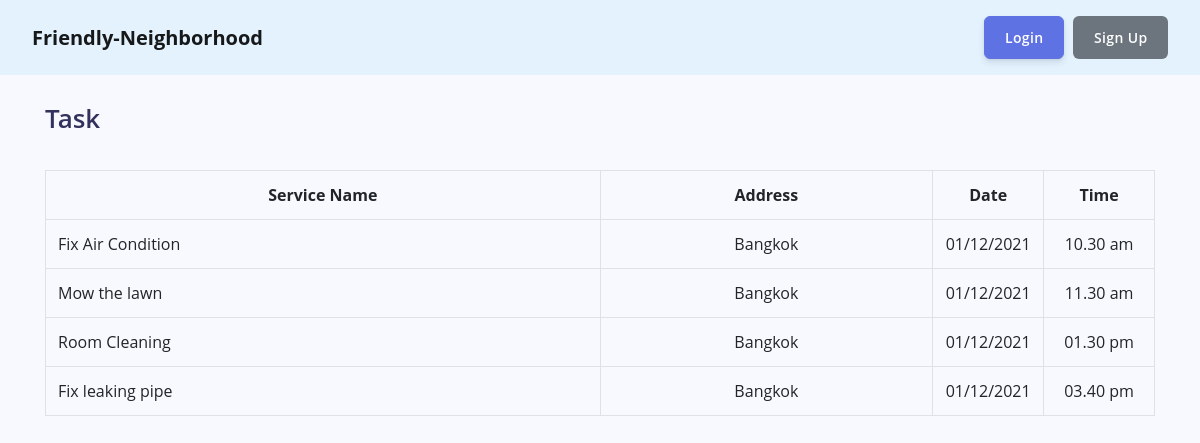
Page /staff.php on the committed database.
### tables this page shows
CREATE TABLE `staff` (
  `StaffID` int(11) NOT NULL,
  `UserID` int(11) NOT NULL
);

CREATE TABLE `service` (
  `ServiceID` int(11) NOT NULL,
  `picture` varchar(11) NOT NULL,
  `ServiceName` varchar(20) NOT NULL,
  `Description` varchar(100) NOT NULL,
  `Price` int(11) NOT NULL
);

CREATE TABLE `user` (
  `UserID` int(11) NOT NULL,
  `Email` varchar(50) NOT NULL,
  `Password` varchar(255) NOT NULL,
  `UserType` varchar(10) NOT NULL,
  `FirstName` varchar(50) NOT NULL,
  `LastName` varchar(50) NOT NULL,
  `Gender` varchar(10) NOT NULL,
  `Address` varchar(250) NOT NULL,
  `PhoneNo` varchar(15) NOT NULL
);

CREATE TABLE `booking` (
  `BookingID` int(11) NOT NULL,
  `UserID` int(11) NOT NULL,
  `ServiceID` int(11) NOT NULL,
  `PaymentID` int(11) NOT NULL,
  `Date` date DEFAULT NULL,
  `Time` time DEFAULT NULL
);

### staff.php (the view, shortened to what this page needs)
<?php session_start(); require_once('connect.php');?>
<!DOCTYPE html>
<html lang="en">
<?php
    $uid = $_SESSION['uid'];
    $q = "SELECT FirstName, LastName FROM user WHERE UserID = '$uid'";
    $row = mysqli_fetch_row($mysqli->query($q));
?>
<head>
    <link href="vendor/bootstrap/css/bootstrap.min.css" rel="stylesheet">
    <link href="vendor/fontawesome-free/css/all.min.css" rel="stylesheet">
    <link href="vendor/simple-line-icons/css/simple-line-icons.css" rel="stylesheet" type="text/css">
    <link href="profile.css" rel="stylesheet">
</head>
<body>
    <div id="wrapper">
        <nav class="navbar navbar-expand-lg navbar-light py-3" style="background-color: #e3f2fd; font-size:x-large;">
            <a class="navbar-brand px-3" style="font-weight:bolder;" href="home.php">Friendly-Neighborhood</a>
            <div class="collapse navbar-collapse" id="navbarTogglerDemo02">
                <ul class="navbar-nav mr-auto mt-2 mt-lg-0">
                    <li class="nav-item active">
                        <a class="nav-link" href=""></a>
                    </li>
                    <li class="nav-item active">
                        <a class="nav-link" href=""></a>
                    </li>
                </ul>
                <form class="form-inline my-2 my-lg-0 mx-3">
                    <div class="float-right">
                        <?php
                        if ($_SESSION["login"] == "start") {
                            echo '<a class="btn btn-primary mr-2" href="login.php">Login</a>';
                            echo '<a class="btn btn-secondary" href="signup.php">Sign Up</a>';
                        }
                        else {
                            echo '<a>'.$row[0]." ".$row[1].'</a>';
                            echo '<a class="btn btn-primary mr-2 ml-3" href="user-profile.php">My Profile</a>';
                            echo '<a class="btn btn-secondary" href="logout.php">Logout</a>';
                        }
                        ?>
                    </div>
                </form>
            </div>
        </nav>
        <br />
        <div class="container pb-5">
            <h1 style=>Task</h1>
                <br />
                <div class="table-responsive">
                    <table class="table table-bordered">
                        <tr>
                            <th width="50%" style="text-align:center;">Service Name</th>
                            <th width="30%" style="text-align:center;">Address</th>
                            <th width="10%" style="text-align:center;">Date</th>
                            <th width="10%" style="text-align:center;">Time</th>
                        </tr>
                        <?php
                            $mysqli = new mysqli('localhost', 'root', '', 'homeservice');
                            $q = "Call assigntostaff('$uid')";
                            $row = mysqli_fetch_all($mysqli->query($q));
                            foreach ($row as $i) {
                        ?>
                        <tr>
                            <td><?php echo $i[22]; ?></td>
                            <td style="text-align:center;"><?php echo $i[18]; ?> </td>
                            <td style="text-align:center;"><?php echo date("d/m/Y", strtotime($i[9])); ?></td>
                            <td style="text-align:center;"><?php echo date("h.i a", strtotime($i[10])); ?></td>
                        </tr>
                        <?php } ?>
                    </table>
                </div>
            </div>
        </div>
        <br /><br /><br /><br /><br /><br />
</body>
</html>

### profile.css (style rules this page uses)
:root { --blue: #5e72e4; --indigo: #5603ad; --purple: #8965e0; --pink: #f3a4b5; --red: #f5365c; --orange: #fb6340; --yellow: #ffd600; --green: #2dce89; --teal: #11cdef; --cyan: #2bffc6; --white: #fff; --gray: #8898aa; --gray-dark: #32325d; --light: #ced4da; --lighter: #e9ecef; --primary: #5e72e4; --secondary: #f7fafc; --success: #2dce89; --info: #11cdef; --warning: #fb6340; --danger: #f5365c; --light: #adb5bd; --dark: #212529; --default: #172b4d; --white: #fff; --neutral: #fff; --darker: black; --breakpoint-xs: 0; --breakpoint-sm: 576px; --breakpoint-md: 768px; --breakpoint-lg: 992px; --breakpoint-xl: 1200px; --font-family-sans-serif: Open Sans, sans-serif; --font-family-monospace: SFMono-Regular, Menlo, Monaco, Consolas, 'Liberation Mono', 'Courier New', monospace; }
*, *::before, *::after { box-sizing: border-box; }
html { font-family: sans-serif; line-height: 1.15; -webkit-text-size-adjust: 100%; -ms-text-size-adjust: 100%; -ms-overflow-style: scrollbar; -webkit-tap-highlight-color: rgba(0, 0, 0, 0); }
figcaption, footer, header, main, nav, section { display: block; }
body { font-family: Open Sans, sans-serif; font-size: 1rem; font-weight: 400; line-height: 1.5; margin: 0; text-align: left; color: #525f7f; background-color: #f8f9fe; }
h1, h3, h4, h5, h6 { margin-top: 0; margin-bottom: .5rem; }
ul { margin-top: 0; margin-bottom: 1rem; }
a { text-decoration: none; color: #5e72e4; background-color: transparent; -webkit-text-decoration-skip: objects; }
h1, h3, h4, h5, h6, .h1, .h3, .h4, .h5, .h6 { font-family: inherit; font-weight: 600; line-height: 1.5; margin-bottom: .5rem; color: #32325d; }
h1, .h1 { font-size: 1.625rem; }
.container { width: 100%; margin-right: auto; margin-left: auto; padding-right: 15px; padding-left: 15px; }
@media (min-width: 576px) { .container { max-width: 540px; } }
@media (min-width: 768px) { .container { max-width: 720px; } }
@media (min-width: 992px) { .container { max-width: 960px; } }
@media (min-width: 1200px) { .container { max-width: 1140px; } }
.form-inline { display: flex; flex-flow: row wrap; align-items: center; }
.btn { font-size: 1rem; font-weight: 600; line-height: 1.5; display: inline-block; padding: .625rem 1.25rem; -webkit-user-select: none; -moz-user-select: none; -ms-user-select: none; user-select: none; transition: color .15s ease-in-out, background-color .15s ease-in-out, border-color .15s ease-in-out, box-shadow .15s ease-in-out; text-align: center; vertical-align: middle; white-space: nowrap; border: 1px solid transparent; border-radius: .375rem; }
.btn:not(:disabled):not(.disabled) { cursor: pointer; }
.btn-primary { color: #fff; border-color: #5e72e4; background-color: #5e72e4; box-shadow: 0 4px 6px rgba(50, 50, 93, .11), 0 1px 3px rgba(0, 0, 0, .08); }
.nav-link { display: block; padding: .25rem .75rem; }
.navbar { position: relative; display: flex; padding: 1rem 1rem; flex-wrap: wrap; align-items: center; justify-content: space-between; }
.navbar-nav { display: flex; flex-direction: column; margin-bottom: 0; padding-left: 0; list-style: none; }
.navbar-nav .nav-link { padding-right: 0; padding-left: 0; }
.float-right { float: right !important; }
.mr-2 { margin-right: .5rem !important; }
.btn { font-size: .875rem; position: relative; transition: all .15s ease; letter-spacing: .025em; text-transform: none; will-change: transform; }
.btn:not(:last-child) { margin-right: .5rem; }
.nav-link { color: #525f7f; }

### rows in the picture
staff: service.ServiceName "Fix Air Condition", user.Address "Bangkok", booking.Date "01/12/2021", booking.Time "10.30 am", service.ServiceName "Mow the lawn", booking.Time "11.30 am", service.ServiceName "Room Cleaning", booking.Time "01.30 pm"
staff: service.ServiceName "Fix leaking pipe", user.Address "Bangkok", booking.Date "01/12/2021", booking.Time "03.40 pm"
